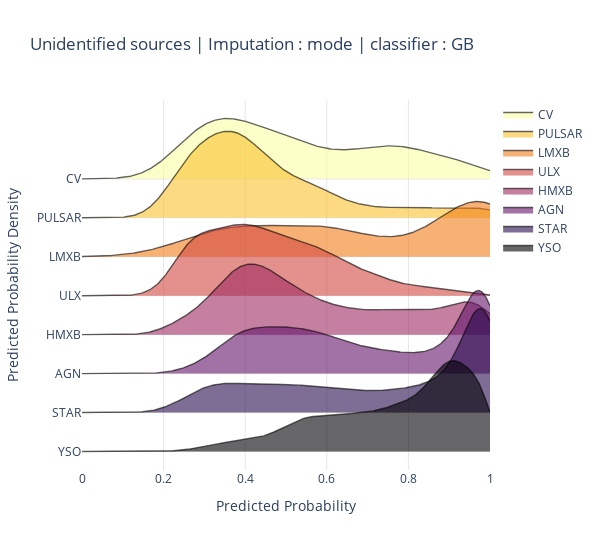

Here is the notebook cell this chart was saved with:
### Code cell
from numpy.random import normal
from ridgeplot import ridgeplot
cl = classes[::-1]
sample = [u_df[u_df['class']==c]['prob'] for c in cl]
fig = ridgeplot(
    samples=sample,
    kde_points=np.linspace(0, 1, 500),
    colorscale="inferno",
    colormode="index",
    coloralpha=0.6,
    labels=cl,
    spacing = 3 / 8,
    xpad=0
)
fig.update_layout(
    title=f"Unidentified sources | Imputation : {d_name} | classifier : {m_name}",
    height=550,
    width=600,
    plot_bgcolor="rgba(255, 255, 255, 0.0)",
    xaxis_gridcolor="rgba(0, 0, 0, 0.1)",
    yaxis_gridcolor="rgba(0, 0, 0, 0.1)",
    xaxis_title="Predicted Probability",
    yaxis_title="Predicted Probability Density",
)

#fig.save('temp.png')
fig.write_image(f'temp_res_comp/unid_prob_dist/{m_name}_{d_name}.jpg')
fig.show()

### Figure 1 — Plotly figure (JSON) as saved in the notebook; plotly's stock layout.template omitted (floating-point values rounded to 4 significant figures; data arrays with more than 128 entries replaced by an {"elided": "..."} marker saying what was removed)
{"data": [{"line": {"color": "rgba(0,0,0,0)", "width": 0}, "showlegend": false, "type": "scatter", "x": {"elided": "500 float values"}, "y": {"elided": "500 int values"}}, {"fill": "tonexty", "fillcolor": "rgba(252, 255, 164, 0.6)", "line": {"color": "rgba(0,0,0,0.6)", "width": 1.4}, "mode": "lines", "name": "CV", "type": "scatter", "x": {"elided": "500 float values"}, "y": {"elided": "500 float values"}}, {"line": {"color": "rgba(0,0,0,0)", "width": 0}, "showlegend": false, "type": "scatter", "x": {"elided": "500 float values"}, "y": {"elided": "500 float values"}}, {"fill": "tonexty", "fillcolor": "rgba(248.14285714285714, 193.57142857142858, 45.28571428571429, 0.6)", "line": {"color": "rgba(0,0,0,0.6)", "width": 1.4}, "mode": "lines", "name": "PULSAR", "type": "scatter", "x": {"elided": "500 float values"}, "y": {"elided": "500 float values"}}, {"line": {"color": "rgba(0,0,0,0)", "width": 0}, "showlegend": false, "type": "scatter", "x": {"elided": "500 float values"}, "y": {"elided": "500 float values"}}, {"fill": "tonexty", "fillcolor": "rgba(243.0, 126.42857142857146, 23.714285714285694, 0.6)", "line": {"color": "rgba(0,0,0,0.6)", "width": 1.4}, "mode": "lines", "name": "LMXB", "type": "scatter", "x": {"elided": "500 float values"}, "y": {"elided": "500 float values"}}, {"line": {"color": "rgba(0,0,0,0)", "width": 0}, "showlegend": false, "type": "scatter", "x": {"elided": "500 float values"}, "y": {"elided": "500 float values"}}, {"fill": "tonexty", "fillcolor": "rgba(211.28571428571428, 73.28571428571426, 65.2857142857143, 0.6)", "line": {"color": "rgba(0,0,0,0.6)", "width": 1.4}, "mode": "lines", "name": "ULX", "type": "scatter", "x": {"elided": "500 float values"}, "y": {"elided": "500 float values"}}, {"line": {"color": "rgba(0,0,0,0)", "width": 0}, "showlegend": false, "type": "scatter", "x": {"elided": "500 float values"}, "y": {"elided": "500 float values"}}, {"fill": "tonexty", "fillcolor": "rgba(158.57142857142856, 41.714285714285715, 97.85714285714286, 0.6)", "line": {"color": "rgba(0,0,0,0.6)", "width": 1.4}, "mode": "lines", "name": "HMXB", "type": "scatter", "x": {"elided": "500 float values"}, "y": {"elided": "500 float values"}}, {"line": {"color": "rgba(0,0,0,0)", "width": 0}, "showlegend": false, "type": "scatter", "x": {"elided": "500 float values"}, "y": {"elided": "500 float values"}}, {"fill": "tonexty", "fillcolor": "rgba(100.28571428571428, 21.142857142857142, 108.14285714285714, 0.6)", "line": {"color": "rgba(0,0,0,0.6)", "width": 1.4}, "mode": "lines", "name": "AGN", "type": "scatter", "x": {"elided": "500 float values"}, "y": {"elided": "500 float values"}}, {"line": {"color": "rgba(0,0,0,0)", "width": 0}, "showlegend": false, "type": "scatter", "x": {"elided": "500 float values"}, "y": {"elided": "500 float values"}}, {"fill": "tonexty", "fillcolor": "rgba(40.42857142857143, 12.0, 77.0, 0.6)", "line": {"color": "rgba(0,0,0,0.6)", "width": 1.4}, "mode": "lines", "name": "STAR", "type": "scatter", "x": {"elided": "500 float values"}, "y": {"elided": "500 float values"}}, {"line": {"color": "rgba(0,0,0,0)", "width": 0}, "showlegend": false, "type": "scatter", "x": {"elided": "500 float values"}, "y": {"elided": "500 float values"}}, {"fill": "tonexty", "fillcolor": "rgba(0, 0, 4, 0.6)", "line": {"color": "rgba(0,0,0,0.6)", "width": 1.4}, "mode": "lines", "name": "YSO", "type": "scatter", "x": {"elided": "500 float values"}, "y": {"elided": "500 float values"}}], "layout": {"height": 550, "hovermode": false, "legend": {"traceorder": "normal"}, "plot_bgcolor": "rgba(255, 255, 255, 0.0)", "title": {"text": "Unidentified sources | Imputation : mode | classifier : GB"}, "width": 600, "xaxis": {"gridcolor": "rgba(0, 0, 0, 0.1)", "range": [0, 1], "showgrid": true, "showticklabels": true, "title": {"text": "Predicted Probability"}, "zeroline": false}, "yaxis": {"gridcolor": "rgba(0, 0, 0, 0.1)", "showgrid": true, "showticklabels": true, "ticktext": ["CV", "PULSAR", "LMXB", "ULX", "HMXB", "AGN", "STAR", "YSO"], "tickvals": [0, -1.303, -2.607, -3.91, -5.213, -6.517, -7.82, -9.123], "title": {"text": "Predicted Probability Density"}, "zeroline": false}}}
